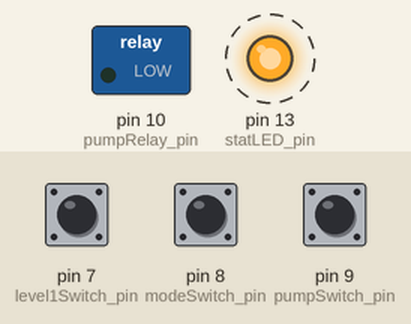
Simulated run of this sketch. Board: Arduino Uno, built with avr-gcc and run on an emulated ATmega328P. Shown: switched loads named in the sketch (green lamp = pin HIGH), output pins drawn as LEDs (lit = HIGH). Dashed ring = blinking. The test bench sets the inputs (shaded band); at power-on: pin 7 (level1Switch_pin) HIGH, pin 8 (modeSwitch_pin) HIGH, pin 9 (pumpSwitch_pin) HIGH. What the sketch prints to the serial monitor is not drawn.

Above: at 1.2 s.
1.3 s: pin 7 (level1Switch_pin) pulled LOW for 1 s
4.3 s: pin 8 (modeSwitch_pin) pulled LOW for 1 s
Timing chart, 0 to 13.3 s (numbered marks = the images above; inputs shaded):
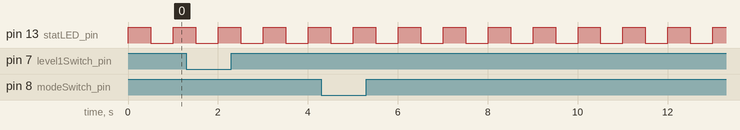

Measured:
- by itself, pin 13 (statLED_pin): alternates HIGH for 0.50 s and LOW for 0.50 s

The sketch:

atoc_v1_0.ino
```cpp
/*
 * ATO_Controller.ino
 * Mike Lussier - Jan 3, 2014
 * Compiled with Arduino 1.0.5
 *
 * This is version 1.0
 * Status: TBD.
 *****************************************
 * v1.0 - Integrates one (of two) level switches, pump relay,
 * and mode and relay switches. (LCD panel TBD.)
 *
 *****************************************
 * Hardware Configuration:
 *  Level 1 switch
 *   - connected between pin D7 and Gnd. Uses 20kΩ internal pullup.
 *  Mode switch
 *   - connected between pin D8 and Gnd. Uses 20kΩ internal pullup.
 *  Pump switch
 *   - connected between pin D9 and Gnd. Uses 20kΩ internal pullup.
 *  Pump relay
 *   - SIG connected to pin D10,
 *   - VCC connected to 5V and
 *   - GND connected to Gnd.
 * Note, the above configuration will change to accommodate the LCD panel.
 *
 * Operation:
 * In MANUAL mode - When the pump switch is idle, the switch reads HIGH. When
 * pressed the switch reads LOW. The relay turns ON when the switch becomes stable
 * LOW and turns OFF when either the pump switch or the Level 1 switch goes stable HIGH.
 * The pump will not turn ON if the level 1 switch is HIGH.
 *
 * In AUTOMATIC mode - When the level float drops to within .12” (+/- .04”) of the
 * bottom clip the internal reed contacts draw together, completing the circuit and causing
 * the level switch pin to go LOW. A stable LOW value triggers the pump relay to turn ON
 * and starts a pumpStart callback timer. When the float rises .20” (+/- .04”) from the
 * bottom clip, the contacts separate, opening the circuit and causing the pin to go HIGH.
 * A stable HIGH value turns the pump relay OFF. The pump relay will also turn OFF when the
 * pumpStop callback occurs.
 */

#include <Relay.h>
#include <Bounce.h>
#include <SimpleTimer.h>
#include <LiquidCrystal.h>

#define INO_NAME "ATOC"
#define INO_VERSION "1.0.d"

static uint8_t level1Switch_pin = 7;   // Level 1 switch
static uint8_t modeSwitch_pin   = 8;   // Mode switch
static uint8_t pumpSwitch_pin   = 9;   // Pump switch
static uint8_t pumpRelay_pin    = 10;  // Relay for ATO pump
static uint8_t statLED_pin      = 13;  // Status LED

#define PUMP_RUN_TIME_LIMIT 10L        // Pump run time limit, s

// Instantiate debouncer objects for level 1 switch, mode & pump switches
Bounce level1Switch = Bounce();
Bounce modeSwitch = Bounce();
Bounce pumpSwitch = Bounce();

// Instantiate relay object for ATO pump
Relay pumpRelay = Relay();

// Instantiate timer object for recurring events
SimpleTimer t = SimpleTimer();

// Define timed events
uint8_t flashStatLEDEvent;             // Heartbeat LED, 2 Hz
uint8_t tickEvent;                     // Clock management, 1 Hz
uint8_t readSwitchesEvent;             // Read mode & pump switches, 5 Hz
uint8_t relayStopEvent;                //

// Global time vars
int secs = 0, mins = 0, hours = 0;

// Other globals
const static uint8_t AUTO = 0;
const static uint8_t MANUAL = 1;
uint8_t atoMode = MANUAL;
char timeS[12];
bool firstTimeThru = true;


// Functions
void readSwitches()
// Read mode and pump switches
{
  bool stateChanged;
  int value;
  // Read mode switch
  if (firstTimeThru) {
    stateChanged = true;
  }
  else {
    stateChanged = modeSwitch.update();
  }
  value = modeSwitch.read();
  if ((stateChanged) && (value == HIGH)) {
    atoMode = AUTO;
    printTimestamp();
    Serial.println("Mode is now AUTO.");
  }
  if ((stateChanged) && (value == LOW)) {
    atoMode = MANUAL;
    printTimestamp();
    Serial.println("Mode is now MANUAL.");
  }
  // Read pump switch
  stateChanged = pumpSwitch.update();
  value = pumpSwitch.read();
  if ((stateChanged) && (atoMode == MANUAL)) {
    if ((value == LOW) && (level1Switch.read() == LOW)) {
      pumpRelay.turnOn();
      printTimestamp();
      Serial.println("Pump is now ON.");
    }
    if (value == HIGH) {
      pumpRelay.turnOff();
      printTimestamp();
      Serial.println("Pump is now OFF.");
    }
  }

  // Read level 1 switch
  if (firstTimeThru) {
    stateChanged = true;
  }
  else {
    stateChanged = level1Switch.update();
  }
  value = level1Switch.read();
  if (stateChanged) {
    if (value == HIGH) {
      pumpRelay.turnOff();
      printTimestamp();
      Serial.println("Water level is OK. Pump is now OFF.");
    }
    if ((value == LOW) && (atoMode == AUTO)) {
      pumpRelay.turnOn();
      // Create callback timer to stop pump
      relayStopEvent = t.setTimeout(1000L * PUMP_RUN_TIME_LIMIT, stopPump);
      printTimestamp();
      Serial.println("Water level is LOW. Pump is now ON.");
    }
    firstTimeThru = false;
  }
} // readSwitches


void flashStatLED()
// Flash status LED
{
  bool LEDstate = digitalRead(statLED_pin);
  digitalWrite(statLED_pin, !LEDstate);
} // flashStatLED


void tick()
// Perform simple time management every second
{
  // Increment seconds counter, manage minutes & hours counters
  ++secs;
  if (secs == 60) {
    ++mins;
    secs = 0;
  }
  if (mins == 60) {
    ++hours;
    mins = 0;
  }
} // tick


void stopPump()
// Turn off pump relay
{
  if (pumpRelay.getState() == HIGH) {
    pumpRelay.turnOff();
    printTimestamp();
    Serial.println("Pump run time limit reached. Pump is now OFF.");
  }
  // Stop the event, so it can be reused
  t.deleteTimer(relayStopEvent);
}


void printTimestamp()
//
{
  sprintf(timeS, "%02d:%02d - ", mins, secs);
  Serial.print(timeS);
} // printTimestamp


void setup()
{
  Serial.begin(9600);
  // Configure digital inputs
  pinMode(level1Switch_pin, INPUT);        // set pin to input
  digitalWrite(level1Switch_pin, HIGH);    // turn on pullup resistor
  level1Switch.attach(level1Switch_pin);   // attach level1Switch to pin
  // ******** Proper interval will need to be determined for level switch
  level1Switch.interval(10);
  // ***************************

  pinMode(modeSwitch_pin, INPUT);          // set pin to input
  digitalWrite(modeSwitch_pin, HIGH);      // turn on pullup resistor
  modeSwitch.attach(modeSwitch_pin);       // attach modeSwitch to pin
  modeSwitch.interval(5);

  pinMode(pumpSwitch_pin, INPUT);      // set pin to input
  digitalWrite(pumpSwitch_pin, HIGH);  // turn on pullup resistor
  pumpSwitch.attach(pumpSwitch_pin);   // attach pumpSwitch to pin
  pumpSwitch.interval(5);

  // Configure digital outputs
  pinMode(pumpRelay_pin, OUTPUT);      // set pin to output
  pumpRelay.attach(pumpRelay_pin);     // attach pumpRelay to pin
  pinMode(statLED_pin, OUTPUT);        // setup statLED
  digitalWrite(statLED_pin, HIGH);     // turn on LED

  Serial.println("*");
  Serial.println("*");
  Serial.println("*");
  Serial.println("* * * ATO Controller * * *");
  Serial.println("*");
  Serial.println("H/W configuration complete.");

  // Setup timer events
  readSwitchesEvent = t.setInterval(200L, readSwitches);
  flashStatLEDEvent = t.setInterval(500L, flashStatLED);
  tickEvent = t.setInterval(1000L, tick);

  Serial.println("Timer configuration complete.");
  Serial.print(t.getNumTimers() + 1);
  Serial.println(" timed events have been setup.");
  Serial.println(" ---");

} // setup


void loop()
{
  // Update timer
  t.run();
} // loop
```
